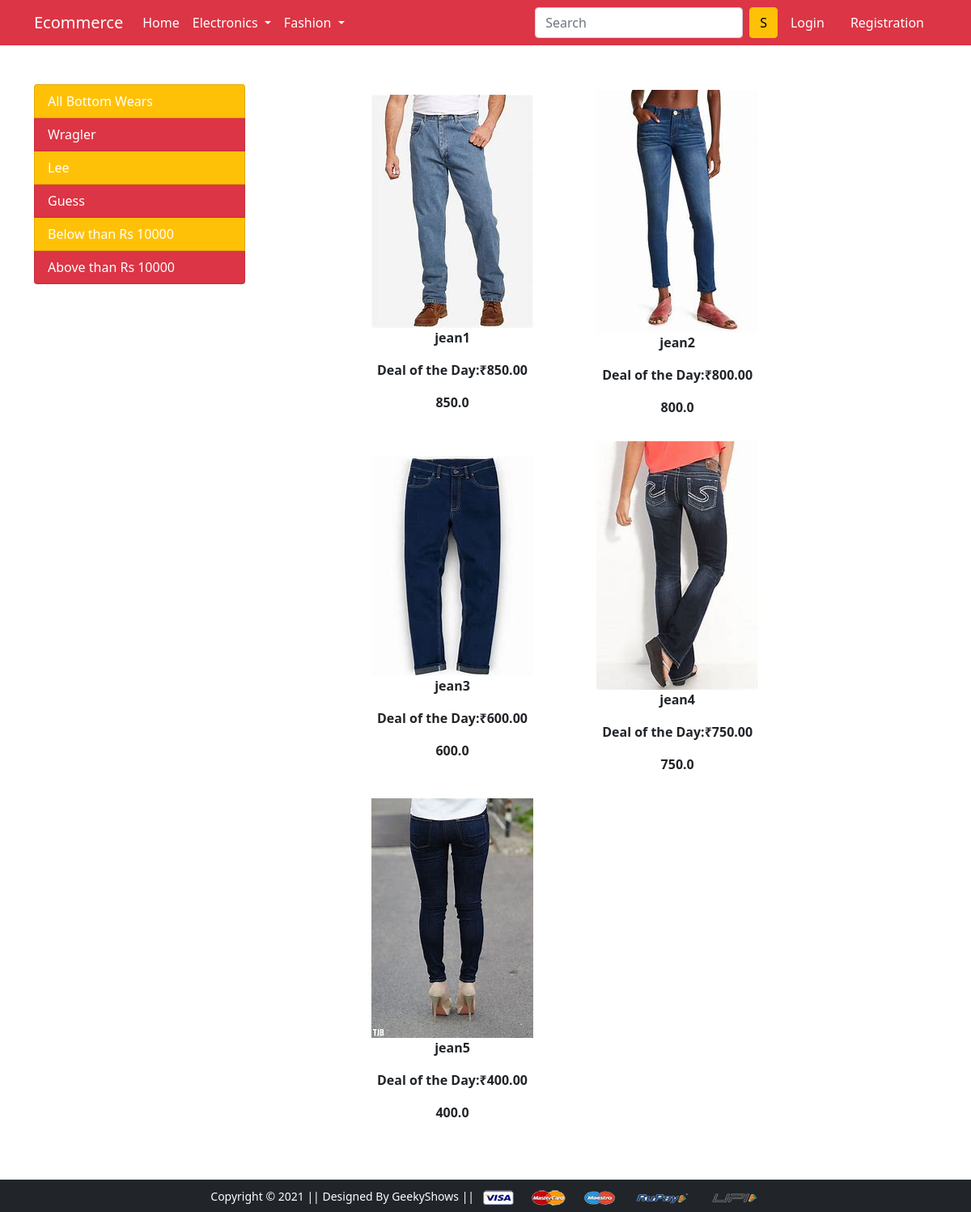
/bottom_wears/, run on the app's committed database.
### app1/models.py (models this page shows, shortened)
class Product(models.Model):
    title = models.CharField(max_length = 100)
    selling_price = models.FloatField()
    discounted_price = models.FloatField()
    description = models.TextField()
    brand = models.CharField(max_length = 100)
    category = models.CharField(choices = CATEGORY_CHOICES, max_length = 2)
    product_image = models.ImageField(upload_to = "productimg")

### app1/views.py (the view)
# urls.py: path("bottom_wears/", views.bottom_wears, name = "bottom_wears"),
def bottom_wears(request, data = None):
    if data == None:
        bottom_wears = Product.objects.filter(category = "BW")
    elif data == "Wragler" or data == "Lee" or data == "Guess":
        bottom_wears = Product.objects.filter(category = "BW").filter(brand = data)
    elif data == "below":
        bottom_wears = Product.objects.filter(category = "BW").filter(discounted_price__lt = 1000)
    elif data == "above":
        bottom_wears = Product.objects.filter(category = "BW").filter(discounted_price__gt = 1000)
    context = {
        "bottom_wears":bottom_wears,
    }
    return render(request, "app1/bottom_wears.html", context)

### app1/templates/app1/bottom_wears.html (shortened to what this page needs)
{% extends "app1/base.html"%}
{% load static%}
{% block body%}
<div class = "container my-5">
    <div class = "row">
        <div class = "col-sm-3">
            <div class = "list-group ">
                <a href = "/bottom_wears/" class= "list-group-item list-group-item-action bg-warning text-white">All Bottom Wears</a>
                <a href = "/bottom_wears/Wragler/" class= "list-group-item list-group-item-action bg-danger text-white">Wragler</a>
                <a href = "/bottom_wears/Lee/" class= "list-group-item list-group-item-action bg-warning text-white">Lee</a>
                <a href = "/bottom_wears/Guess/" class= "list-group-item list-group-item-action bg-danger text-white">Guess</a>
                <a href = "/bottom_wears/below/" class= "list-group-item list-group-item-action bg-warning text-white">Below than Rs 10000</a>
                <a href = "/bottom_wears/above/" class= "list-group-item list-group-item-action bg-danger text-white">Above than Rs 10000</a>
            </div>
        </div>
        <div class = "col-sm-8 offset-sm-1">
            {% for i in bottom_wears%}
            <div style = "display:inline-block;" class = "mx-4">
                <a href = "/product_detail/{{i.id}}" class = "btn"><img src = "{{i.product_image.url}}" class = "img-fluid">
                <p class = "fw-bold">{{i.title}}</p>
                <P class = "fw-bold">Deal of the Day:&#x20B9;{{i.discounted_price}}0</P>
                <P class = "fw-bold">{{i.discounted_price}}</P>
                </a>
            </div>
            {% endfor%}
        </div>
    </div>
</div>
{% endblock %}

### data on the page
Product: product_image (picture), title "jean1", discounted_price "850.0"
Product: product_image (picture), title "jean2", discounted_price "800.0"
Product: product_image (picture), title "jean3", discounted_price "600.0"
Product: product_image (picture), title "jean4", discounted_price "750.0"
Product: product_image (picture), title "jean5", discounted_price "400.0"
